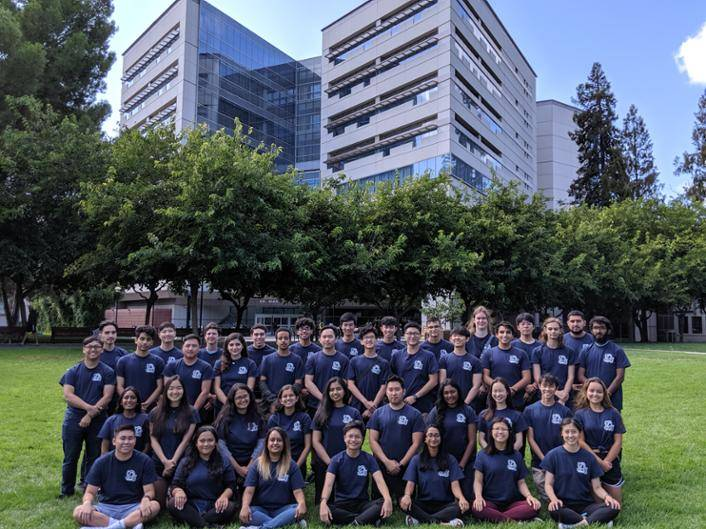
#> input picture images/SJSU Officers 2019.jpg, 706 x 529 px
$ jupyter execute OpenCV_DeepLearning.ipynb
#> lines starting #> are read from the running program, lines starting #| are printed output that depends on the picture
<a href="https://colab.research.google.com/github/Bryan-Az/Image_DataMining/blob/main/OpenCV_DeepLearning.ipynb" target="_parent"></a>

[cell 1]
# Author: Bryan Alexis Ambriz
import cv2 #installed with conda [opencv]
import pandas as pd
import matplotlib.pyplot as plt

# Face Detection using OpenCV (Computer Vision)
For this assignment, I will be using the pre-trained face detection model available on OpenCV.

[cell 2]
print(cv2.__version__)

## Loading the Image Data

[cell 3]
image_directory = 'images/'
image_names = ['SJSU Officers 2019.jpg', 'SJSU Project Expo.jpg']
image_data = {'image_name':[],'bgr_image_data':[], 'rgb_image_data':[], 'grey_image_data': []}
for img in image_names:
    full_path = image_directory + img
    image_data['image_name'].append(img)
    img_data = cv2.imread(full_path, -1)
#> img_data is the input picture: shape (529, 706, 3); mean B, G, R 95.9, 89.3, 81.5
    # default color mapping used by cv2 is BGR
    image_data['bgr_image_data'].append(img_data)
    # default color mapping used by matplotlib is RGB
    image_data['rgb_image_data'].append(cv2.cvtColor(img_data, cv2.COLOR_BGR2RGB))
    # convert to grayscale for processing with OpenCV
    image_data['grey_image_data'].append(cv2.cvtColor(img_data, cv2.COLOR_BGR2GRAY))

[cell 4]
image_df = pd.DataFrame(image_data)
image_df

[cell 5]
# Creating a grid of original and greyscaled images
fig, axs = plt.subplots(2, 2, figsize=(10, 10))
axs[0,0].imshow(image_data['rgb_image_data'][0])
axs[0,0].set_title('Color Image: SJSU Officers 2019')
axs[0,1].imshow(image_data['grey_image_data'][0], cmap='gray')
axs[0,1].set_title('Grey Image: SJSU Officers 2019')
axs[1,0].imshow(image_data['rgb_image_data'][1])
axs[1,0].set_title('Color Image: SJSU Project Expo')
axs[1,1].imshow(image_data['grey_image_data'][1], cmap='gray')
axs[1,1].set_title('Grey Image: SJSU Project Expo')
for ax in axs.ravel():
    ax.axis('off')
plt.show()
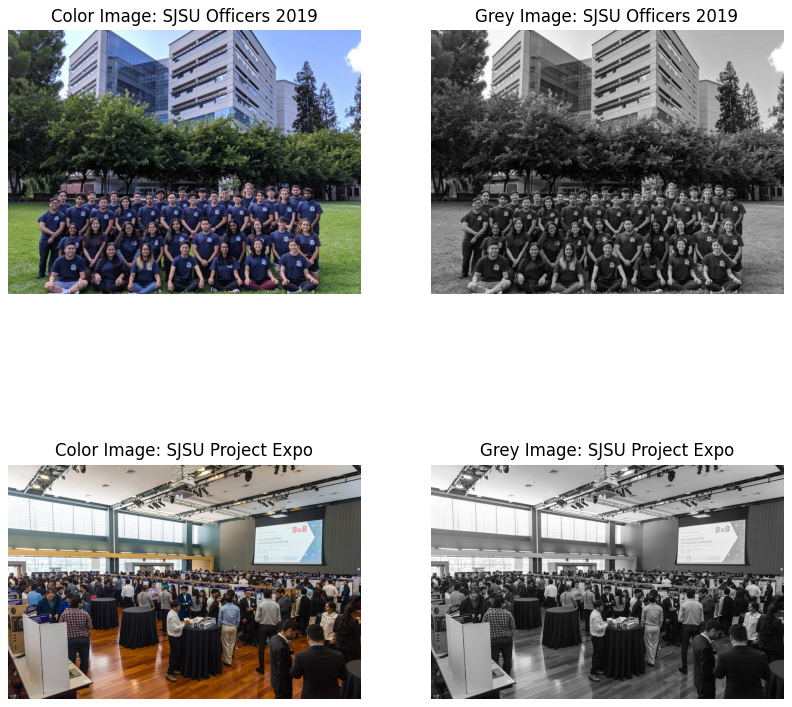
#> figure drawn by matplotlib, 4 panels

## Importing the pre-trained Face Classification Model
Specifically, I will be using the Haar Cascade Model trained on Faces at a Frontal Angle from OpenCV

[cell 6]
face_detector = cv2.CascadeClassifier('haarcascade_frontalface_default.xml')

## Detecting the faces with custom parameters

[cell 7]
detected_faces = []
for img in image_data['grey_image_data']:
    #using a scale factor of 1.01 (smallest scale to detect small faces) &
    #minNeighbors of 8 (to reduce false positives & increase detection accuracy)
    faces = face_detector.detectMultiScale(image=img, scaleFactor=1.01, minNeighbors=8)
    detected_faces.append(faces)

## Visualizing the bounding boxes of the detectable faces given the classifier and custom parameters

I will be using matplotlib as it has a different method of showing the images using jupyter notebook than cv2 (which creates windows pop-ups)

[cell 8]
# the data dictionary is updated with the detected faces
image_data['detected_faces'] = detected_faces
# the dataframe is updated with the detected faces
image_df['detected_faces'] = detected_faces

[cell 9]
image_df

[cell 10]
fig, axs = plt.subplots(1, 2, figsize=(20, 20))
axs[0].imshow(image_data['rgb_image_data'][0])
axs[0].set_title('Color Image: SJSU Officers 2019')
for box in image_data['detected_faces'][0]:
    x, y, width, height = box
    x2, y2 = x + width, y + height
    cv2.rectangle(image_data['rgb_image_data'][0], (x, y), (x2, y2), (0,0,255), 3)
axs[1].imshow(image_data['rgb_image_data'][1])
axs[1].set_title('Color Image: SJSU Project Expo')
for box in image_data['detected_faces'][1]:
    x, y, width, height = box
    x2, y2 = x + width, y + height
    cv2.rectangle(image_data['rgb_image_data'][1], (x, y), (x2, y2), (0,0,255), 3)
for ax in axs.ravel():
    ax.axis('off')
plt.show()
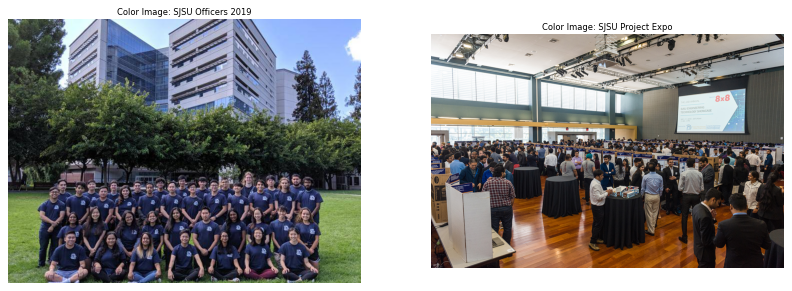
#> figure drawn by matplotlib, 2 panels
